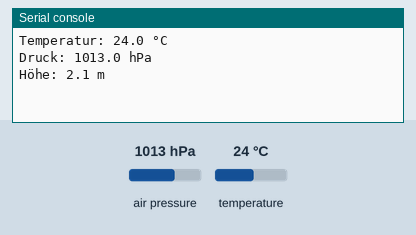
Recording of a program running on a simulated MicroPython board. Parts: the last lines printed to the serial console. The inputs (shaded band) are chosen by the test bench; at power-on: air pressure 1013 hPa, temperature 24 °C.

Above: at 1.2 s.
1.3 s: air pressure set to 952 hPa
At 2.4 s:
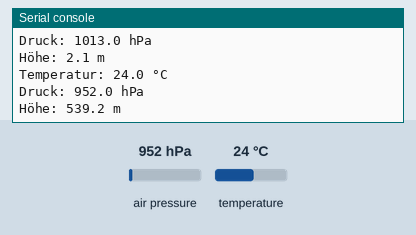
4.0 s: temperature set to 12 °C
At 5.4 s:
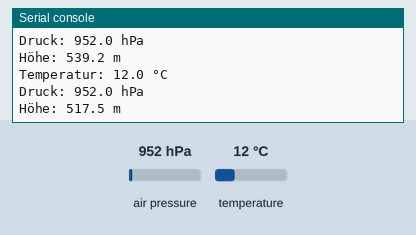
6.7 s: air pressure set to 975 hPa
At 9.2 s:
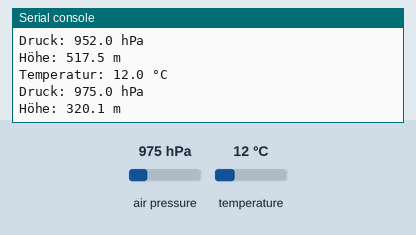
Timing chart, 0 to 10.7 s (numbered marks = the images above; inputs shaded):
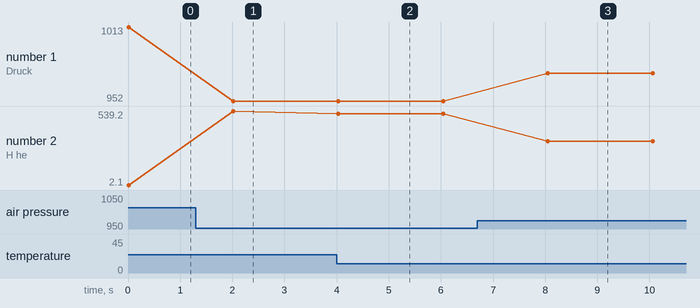

Measured:
- after the input at 1.3 s, the serial console: prints a new line after 0.72 s (image 1)
- after the input at 4.0 s, the serial console: prints a new line at once (image 2)
- after the input at 6.7 s, the serial console: prints a new line after 1.4 s (image 3)
- plotted number 1: 1013 → 952 after the input at 1.3 s, 952 → 975 after the input at 6.7 s
- plotted number 2: 2.1 → 539.2 after the input at 1.3 s, 539.2 → 517.5 after the input at 4.0 s, 517.5 → 320.1 after the input at 6.7 s

The program:

07_bmp280.py
```python
import machine
import time
# https://github.com/RuiSantosdotme/ESP-MicroPython/blob/master/code/WiFi/HTTP_Client_IFTTT_BME280/BME280.py
import bme280

i2c = machine.I2C(0)

# Scan nach allen Geräten
# i2c.scan()

sensor = bme280.BME280(i2c=i2c)

def altitude(temp, pres):
    t = 273.15 + temp
    p0 = 1013.25
    return t/0.0065*(1-(pres/p0)**(1/5.255))

while True:
    t = sensor.read_temperature() / 100
    p = sensor.read_pressure() / 256 / 100
    alt = altitude(t, p)
    print(f"Temperatur: {t:.1f} °C\nDruck: {p:.1f} hPa\nHöhe: {alt:.1f} m")
    time.sleep(2)
```
